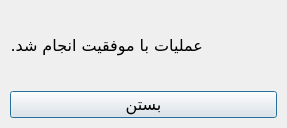
<?xml version="1.0" encoding="UTF-8"?>
<ui version="4.0">
 <class>MessageDialog</class>
 <widget class="QDialog" name="MessageDialog">
  <property name="geometry">
   <rect>
    <x>0</x>
    <y>0</y>
    <width>236</width>
    <height>128</height>
   </rect>
  </property>
  <property name="sizePolicy">
   <sizepolicy hsizetype="Expanding" vsizetype="Expanding">
    <horstretch>0</horstretch>
    <verstretch>0</verstretch>
   </sizepolicy>
  </property>
  <property name="windowTitle">
   <string>پیام</string>
  </property>
  <property name="windowIcon">
   <iconset resource="resource.qrc">
    <normaloff>:/icons/resources/icons/info.png</normaloff>:/icons/resources/icons/info.png</iconset>
  </property>
  <property name="layoutDirection">
   <enum>Qt::RightToLeft</enum>
  </property>
  <property name="locale">
   <locale language="Persian" country="Iran"/>
  </property>
  <property name="modal">
   <bool>false</bool>
  </property>
  <layout class="QVBoxLayout" name="VLayoutMain">
   <property name="spacing">
    <number>10</number>
   </property>
   <property name="sizeConstraint">
    <enum>QLayout::SetDefaultConstraint</enum>
   </property>
   <property name="leftMargin">
    <number>10</number>
   </property>
   <property name="topMargin">
    <number>10</number>
   </property>
   <property name="rightMargin">
    <number>10</number>
   </property>
   <property name="bottomMargin">
    <number>10</number>
   </property>
   <item>
    <layout class="QHBoxLayout" name="HLayoutMessage">
     <property name="spacing">
      <number>10</number>
     </property>
     <item>
      <widget class="QLabel" name="lblIcon">
       <property name="minimumSize">
        <size>
         <width>64</width>
         <height>64</height>
        </size>
       </property>
       <property name="maximumSize">
        <size>
         <width>64</width>
         <height>64</height>
        </size>
       </property>
       <property name="font">
        <font>
         <family>B Nazanin</family>
         <pointsize>12</pointsize>
        </font>
       </property>
       <property name="text">
        <string/>
       </property>
       <property name="pixmap">
        <pixmap resource="resource.qrc">:/icons/resources/icons/info.png</pixmap>
       </property>
       <property name="scaledContents">
        <bool>true</bool>
       </property>
      </widget>
     </item>
     <item>
      <widget class="QLabel" name="lblMessage">
       <property name="font">
        <font>
         <family>B Nazanin</family>
         <pointsize>12</pointsize>
        </font>
       </property>
       <property name="text">
        <string>عملیات با موفقیت انجام شد.</string>
       </property>
      </widget>
     </item>
    </layout>
   </item>
   <item>
    <widget class="QPushButton" name="btnClose">
     <property name="sizePolicy">
      <sizepolicy hsizetype="Expanding" vsizetype="Fixed">
       <horstretch>0</horstretch>
       <verstretch>0</verstretch>
      </sizepolicy>
     </property>
     <property name="font">
      <font>
       <family>B Nazanin</family>
       <pointsize>12</pointsize>
      </font>
     </property>
     <property name="text">
      <string>بستن</string>
     </property>
     <property name="autoDefault">
      <bool>false</bool>
     </property>
     <property name="default">
      <bool>true</bool>
     </property>
    </widget>
   </item>
  </layout>
 </widget>
 <resources>
  <include location="resource.qrc"/>
 </resources>
 <connections/>
</ui>
